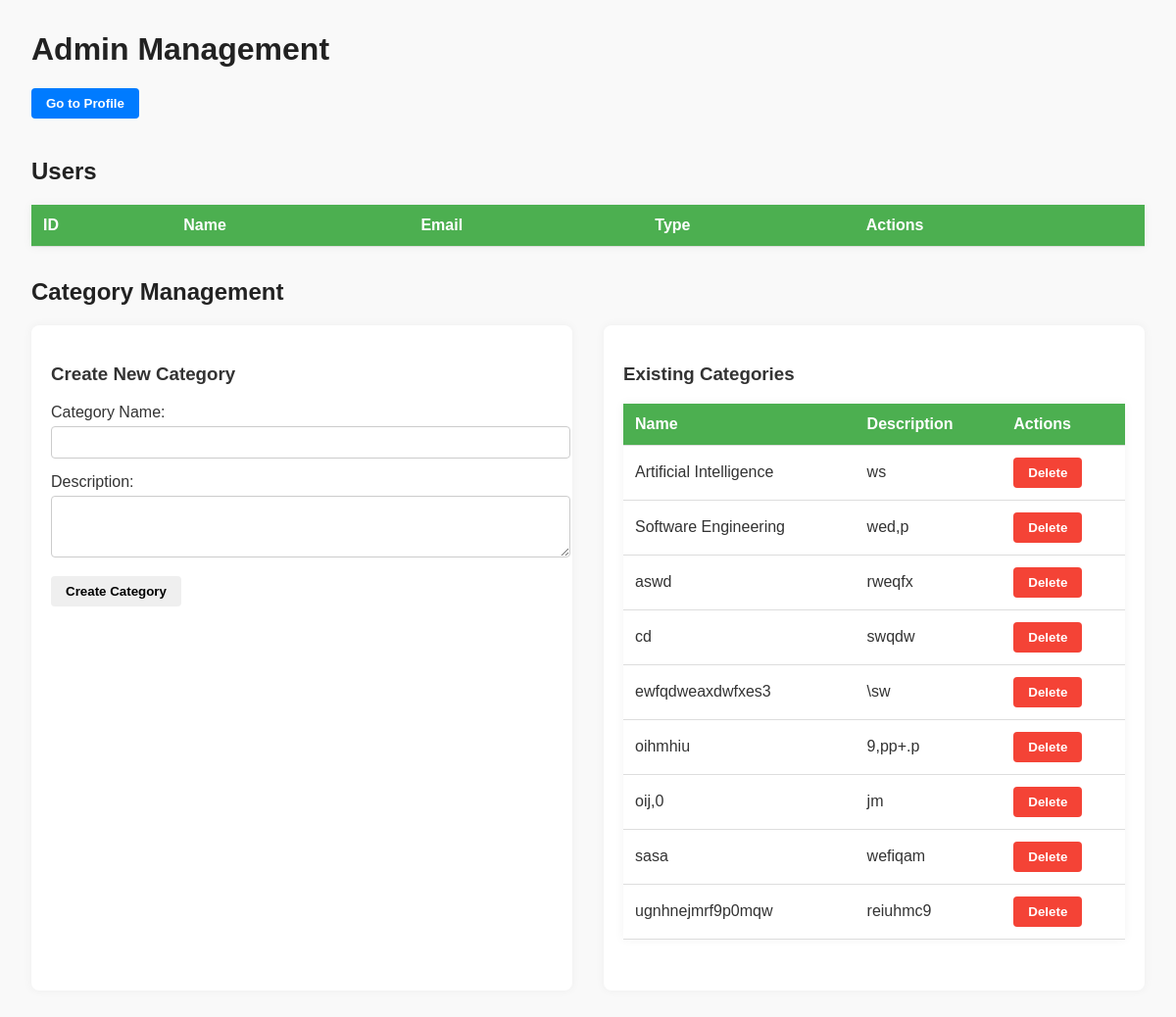
/Pages/admin_manage.php (signed in), run on the app's committed database.
### tables this page shows
CREATE TABLE "Category" (
    id INTEGER PRIMARY KEY AUTOINCREMENT NOT NULL,
    name TEXT NOT NULL,
    description TEXT NOT NULL
);

### Pages/admin_manage.php (the view, shortened to what this page needs)
<?php
$db = getDatabaseConnection();
$stmt = $db->query('SELECT id, name, description FROM Category ORDER BY name');
$categories = $stmt->fetchAll(PDO::FETCH_ASSOC);
?>
<!DOCTYPE html>
<html lang="en">
<head>
</head>
<body>
<h1>Admin Management</h1>
<button onclick="window.location.href='profile.php'" style="background-color:#007BFF; color:white; margin-bottom:20px;">Go to Profile</button>
<h2>Users</h2>
<table>
  <thead>
    <tr><th>ID</th><th>Name</th><th>Email</th><th>Type</th><th>Actions</th></tr>
  </thead>
</table>
<h2>Category Management</h2>
<div class="form-section">
  <div class="form-box">
    <h3>Create New Category</h3>
    <form method="POST" action="../Actions/Action_Admin_Manage.php">
      <label>Category Name:
        <input type="text" name="new_category_name" required />
      </label>
      <label>Description:
        <textarea name="new_category_description" rows="3" required></textarea>
      </label>
      <button type="submit">Create Category</button>
    </form>
  </div>
  <div class="category-box">
    <h3>Existing Categories</h3>
    <table>
      <thead>
        <tr><th>Name</th><th>Description</th><th>Actions</th></tr>
      </thead>
      <tbody>
        <?php foreach ($categories as $cat): ?>
          <tr>
            <td><?= htmlspecialchars($cat['name']) ?></td>
            <td><?= htmlspecialchars($cat['description']) ?></td>
            <td class="category-actions">
              <form method="POST" action="../Actions/Action_Admin_Manage.php" style="display:inline;" onsubmit="return confirm('Delete this category?');">
                <button type="submit" class="btn delete-btn">Delete</button>
              </form>
            </td>
          </tr>
        <?php endforeach; ?>
      </tbody>
    </table>
  </div>
</div>
</body>
</html>

### Pages/admin_manage.php (style rules this page uses)
body { font-family: Arial, sans-serif; margin: 2rem; background: #f9f9f9; color: #333; }
h1, h2 { color: #222; }
button { padding: 8px 15px; border: none; border-radius: 4px; font-weight: bold; cursor: pointer; transition: background-color 0.3s ease; }
.btn { color: white; }
.delete-btn { background-color: #f44336; }
table { border-collapse: collapse; width: 100%; background: white; margin-bottom: 2rem; box-shadow: 0 0 10px rgba(0, 0, 0, 0.05); }
th, td { padding: 12px; border-bottom: 1px solid #ddd; text-align: left; }
th { background-color: #4CAF50; color: white; }
.form-section { display: flex; flex-wrap: wrap; gap: 2rem; }
.form-box, .category-box { background-color: white; padding: 20px; border-radius: 8px; box-shadow: 0 0 10px rgba(0,0,0,0.05); flex: 1 1 400px; }
input[type="text"], textarea { width: 100%; padding: 8px; margin-top: 5px; margin-bottom: 15px; border: 1px solid #ccc; border-radius: 4px; }
.category-actions form { display: inline; }

### data on the page
category: name "Artificial Intelligence", description "ws"
category: name "Software Engineering", description "wed,p"
category: name "aswd", description "rweqfx"
category: name "cd", description "swqdw"
category: name "ewfqdweaxdwfxes3", description "\\sw"
category: name "oihmhiu", description "9,pp+.p"
category: name "oij,0", description "jm"
category: name "sasa", description "wefiqam"
category: name "ugnhnejmrf9p0mqw", description "reiuhmc9"
